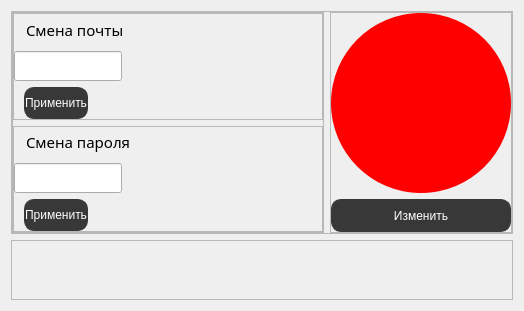
         <widget class="QWidget" name="settings">
          <property name="styleSheet">
           <string notr="true">QWidget[objectName=&quot;settings&quot;] { background-color: #f0f8ff; }</string>
          </property>
          <attribute name="title">
           <string>⚙</string>
          </attribute>
          <layout class="QVBoxLayout" name="verticalLayout_11">
           <item>
            <widget class="QFrame" name="frame_17">
             <property name="frameShape">
              <enum>QFrame::StyledPanel</enum>
             </property>
             <property name="frameShadow">
              <enum>QFrame::Raised</enum>
             </property>
             <layout class="QHBoxLayout" name="horizontalLayout_29">
              <property name="leftMargin">
               <number>0</number>
              </property>
              <property name="topMargin">
               <number>0</number>
              </property>
              <property name="rightMargin">
               <number>0</number>
              </property>
              <property name="bottomMargin">
               <number>0</number>
              </property>
              <item>
               <widget class="QFrame" name="frame_16">
                <property name="frameShape">
                 <enum>QFrame::StyledPanel</enum>
                </property>
                <property name="frameShadow">
                 <enum>QFrame::Raised</enum>
                </property>
                <layout class="QVBoxLayout" name="verticalLayout_25">
                 <property name="leftMargin">
                  <number>0</number>
                 </property>
                 <property name="topMargin">
                  <number>0</number>
                 </property>
                 <property name="rightMargin">
                  <number>0</number>
                 </property>
                 <property name="bottomMargin">
                  <number>0</number>
                 </property>
                 <item>
                  <widget class="QFrame" name="frame_13">
                   <property name="frameShape">
                    <enum>QFrame::StyledPanel</enum>
                   </property>
                   <property name="frameShadow">
                    <enum>QFrame::Raised</enum>
                   </property>
                   <layout class="QVBoxLayout" name="verticalLayout_20">
                    <property name="leftMargin">
                     <number>0</number>
                    </property>
                    <property name="topMargin">
                     <number>0</number>
                    </property>
                    <property name="rightMargin">
                     <number>0</number>
                    </property>
                    <property name="bottomMargin">
                     <number>0</number>
                    </property>
                    <item>
                     <layout class="QHBoxLayout" name="horizontalLayout_24">
                      <property name="leftMargin">
                       <number>12</number>
                      </property>
                      <property name="rightMargin">
                       <number>0</number>
                      </property>
                      <property name="bottomMargin">
                       <number>0</number>
                      </property>
                      <item>
                       <widget class="QLabel" name="text_email">
                        <property name="baseSize">
                         <size>
                          <width>2</width>
                          <height>0</height>
                         </size>
                        </property>
                        <property name="font">
                         <font>
                          <family>Montserrat Medium</family>
                          <pointsize>11</pointsize>
                         </font>
                        </property>
                        <property name="styleSheet">
                         <string notr="true"/>
                        </property>
                        <property name="text">
                         <string>Смена почты</string>
                        </property>
                       </widget>
                      </item>
                      <item>
                       <spacer name="horizontalSpacer_15">
                        <property name="orientation">
                         <enum>Qt::Horizontal</enum>
                        </property>
                        <property name="sizeHint" stdset="0">
                         <size>
                          <width>40</width>
                          <height>20</height>
                         </size>
                        </property>
                       </spacer>
                      </item>
                     </layout>
                    </item>
                    <item>
                     <layout class="QVBoxLayout" name="verticalLayout_19">
                      <property name="leftMargin">
                       <number>0</number>
                      </property>
                      <property name="rightMargin">
                       <number>200</number>
                      </property>
                      <item>
                       <widget class="QLineEdit" name="change_mail">
                        <property name="maximumSize">
                         <size>
                          <width>16777215</width>
                          <height>43</height>
                         </size>
                        </property>
                        <property name="styleSheet">
                         <string notr="true">QLineEdit[objectName=&quot;change_mail&quot;] {
	min-height: 41px;
	max-height: 41px;
	border: 1px solid #e7e7e7;
	backgorund-color: #fbfbfb;
	border-radius: 20px;
	font-family: Montserrat Medium;
	font-size: 16px;
	padding-left: 1em;
}
</string>
                        </property>
                        <property name="text">
                         <string/>
                        </property>
                       </widget>
                      </item>
                     </layout>
                    </item>
                    <item>
                     <layout class="QHBoxLayout" name="horizontalLayout_25">
                      <property name="leftMargin">
                       <number>10</number>
                      </property>
                      <item>
                       <widget class="QPushButton" name="apply">
                        <property name="cursor">
                         <cursorShape>PointingHandCursor</cursorShape>
                        </property>
                        <property name="styleSheet">
                         <string notr="true">QPushButton {
	min-height: 30px;
	max-height: 30px;
	min-weight: 0px;
	max-weight: 0px;
	color: white;
	font-size: 12px;
	font-family: 'SESans',Arial,sans-serif;;	
	border: 1px solid #383838; 
	background-color: #383838;
	border-radius: 10px;
}

QPushButton:hover {
	border: 0px;
	background-color: #616161;	
}

QPushButton:pressed {
	border: 0px;
	background-color: #616161; 
}</string>
                        </property>
                        <property name="text">
                         <string>Применить</string>
                        </property>
                       </widget>
                      </item>
                      <item>
                       <spacer name="horizontalSpacer_16">
                        <property name="orientation">
                         <enum>Qt::Horizontal</enum>
                        </property>
                        <property name="sizeType">
                         <enum>QSizePolicy::MinimumExpanding</enum>
                        </property>
                        <property name="sizeHint" stdset="0">
                         <size>
                          <width>40</width>
                          <height>20</height>
                         </size>
                        </property>
                       </spacer>
                      </item>
                     </layout>
                    </item>
                   </layout>
                  </widget>
                 </item>
                 <item>
                  <widget class="QFrame" name="frame_14">
                   <property name="frameShape">
                    <enum>QFrame::StyledPanel</enum>
                   </property>
                   <property name="frameShadow">
                    <enum>QFrame::Raised</enum>
                   </property>
                   <layout class="QVBoxLayout" name="verticalLayout_22">
                    <property name="leftMargin">
                     <number>0</number>
                    </property>
                    <property name="topMargin">
                     <number>0</number>
                    </property>
                    <property name="rightMargin">
                     <number>0</number>
                    </property>
                    <property name="bottomMargin">
                     <number>0</number>
                    </property>
                    <item>
                     <layout class="QHBoxLayout" name="horizontalLayout_26">
                      <property name="leftMargin">
                       <number>12</number>
                      </property>
                      <property name="rightMargin">
                       <number>0</number>
                      </property>
                      <item>
                       <widget class="QLabel" name="text_passw_2">
                        <property name="baseSize">
                         <size>
                          <width>2</width>
                          <height>0</height>
                         </size>
                        </property>
                        <property name="font">
                         <font>
                          <family>Montserrat Medium</family>
                          <pointsize>11</pointsize>
                          <weight>50</weight>
                          <bold>false</bold>
                         </font>
                        </property>
                        <property name="styleSheet">
                         <string notr="true"/>
                        </property>
                        <property name="text">
                         <string>Смена пароля</string>
                        </property>
                       </widget>
                      </item>
                      <item>
                       <spacer name="horizontalSpacer_17">
                        <property name="orientation">
                         <enum>Qt::Horizontal</enum>
                        </property>
                        <property name="sizeHint" stdset="0">
                         <size>
                          <width>40</width>
                          <height>20</height>
                         </size>
                        </property>
                       </spacer>
                      </item>
                     </layout>
                    </item>
                    <item>
                     <layout class="QGridLayout" name="gridLayout">
                      <property name="rightMargin">
                       <number>200</number>
                      </property>
                      <item row="0" column="0">
                       <widget class="QLineEdit" name="change_passw">
                        <property name="maximumSize">
                         <size>
                          <width>16777215</width>
                          <height>43</height>
                         </size>
                        </property>
                        <property name="styleSheet">
                         <string notr="true">QLineEdit[objectName=&quot;change_passw&quot;] {
	min-height: 41px;
	max-height: 41px;
	border: 1px solid #e7e7e7;
	backgorund-color: #fbfbfb;
	border-radius: 20px;
	font-family: Montserrat Medium;
	font-size: 16px;
	padding-left: 1em;
}
</string>
                        </property>
                        <property name="text">
                         <string/>
                        </property>
                       </widget>
                      </item>
                     </layout>
                    </item>
                    <item>
                     <layout class="QHBoxLayout" name="horizontalLayout_27">
                      <property name="leftMargin">
                       <number>10</number>
                      </property>
                      <item>
                       <widget class="QPushButton" name="apply_2">
                        <property name="cursor">
                         <cursorShape>PointingHandCursor</cursorShape>
                        </property>
                        <property name="styleSheet">
                         <string notr="true">QPushButton {
	min-height: 30px;
	max-height: 30px;
	min-weight: 0px;
	max-weight: 0px;
	color: white;
	font-size: 12px;
	font-family: 'SESans',Arial,sans-serif;;	
	border: 1px solid #383838; 
	background-color: #383838;
	border-radius: 10px;
}

QPushButton:hover {
	border: 0px;
	background-color: #616161;	
}

QPushButton:pressed {
	border: 0px;
	background-color: #616161; 
}</string>
                        </property>
                        <property name="text">
                         <string>Применить</string>
                        </property>
                       </widget>
                      </item>
                      <item>
                       <spacer name="horizontalSpacer_18">
                        <property name="orientation">
                         <enum>Qt::Horizontal</enum>
                        </property>
                        <property name="sizeHint" stdset="0">
                         <size>
                          <width>40</width>
                          <height>20</height>
                         </size>
                        </property>
                       </spacer>
                      </item>
                     </layout>
                    </item>
                   </layout>
                  </widget>
                 </item>
                </layout>
               </widget>
              </item>
              <item>
               <widget class="QFrame" name="frame_15">
                <property name="frameShape">
                 <enum>QFrame::StyledPanel</enum>
                </property>
                <property name="frameShadow">
                 <enum>QFrame::Raised</enum>
                </property>
                <layout class="QVBoxLayout" name="verticalLayout_24">
                 <property name="leftMargin">
                  <number>0</number>
                 </property>
                 <property name="topMargin">
                  <number>0</number>
                 </property>
                 <property name="rightMargin">
                  <number>0</number>
                 </property>
                 <property name="bottomMargin">
                  <number>0</number>
                 </property>
                 <item>
                  <layout class="QVBoxLayout" name="verticalLayout_23">
                   <property name="leftMargin">
                    <number>0</number>
                   </property>
                   <item>
                    <widget class="QLabel" name="image_5">
                     <property name="styleSheet">
                      <string notr="true">QLabel {
	border-radius: 90px;
	min-height: 180px;
	max-height: 180px;
	min-width: 180px;
	max-width: 180px;
	background-color: red;
}</string>
                     </property>
                     <property name="text">
                      <string/>
                     </property>
                     <property name="scaledContents">
                      <bool>true</bool>
                     </property>
                     <property name="alignment">
                      <set>Qt::AlignCenter</set>
                     </property>
                    </widget>
                   </item>
                  </layout>
                 </item>
                 <item>
                  <layout class="QHBoxLayout" name="horizontalLayout_28">
                   <item>
                    <widget class="QPushButton" name="change">
                     <property name="cursor">
                      <cursorShape>PointingHandCursor</cursorShape>
                     </property>
                     <property name="styleSheet">
                      <string notr="true">QPushButton {
	min-height: 31px;
	max-height: 31px;
	min-weight: 101px;
	max-weight: 101px;
	color: white;
	font-size: 12px;
	font-family: 'SESans',Arial,sans-serif;;	
	border: 1px solid #383838; 
	background-color: #383838;
	border-radius: 10px;
}

QPushButton:hover {
	border: 0px;
	background-color: #616161;	
}

QPushButton:pressed {
	border: 0px;
	background-color: #616161; 
}</string>
                     </property>
                     <property name="text">
                      <string>Изменить</string>
                     </property>
                    </widget>
                   </item>
                  </layout>
                 </item>
                </layout>
               </widget>
              </item>
             </layout>
            </widget>
           </item>
           <item>
            <widget class="QFrame" name="frame_7">
             <property name="frameShape">
              <enum>QFrame::StyledPanel</enum>
             </property>
             <property name="frameShadow">
              <enum>QFrame::Raised</enum>
             </property>
             <layout class="QVBoxLayout" name="verticalLayout_10">
              <item>
               <layout class="QVBoxLayout" name="verticalLayout_9">
                <item>
                 <spacer name="verticalSpacer_2">
                  <property name="orientation">
                   <enum>Qt::Vertical</enum>
                  </property>
                  <property name="sizeHint" stdset="0">
                   <size>
                    <width>20</width>
                    <height>40</height>
                   </size>
                  </property>
                 </spacer>
                </item>
               </layout>
              </item>
             </layout>
            </widget>
           </item>
          </layout>
         </widget>
